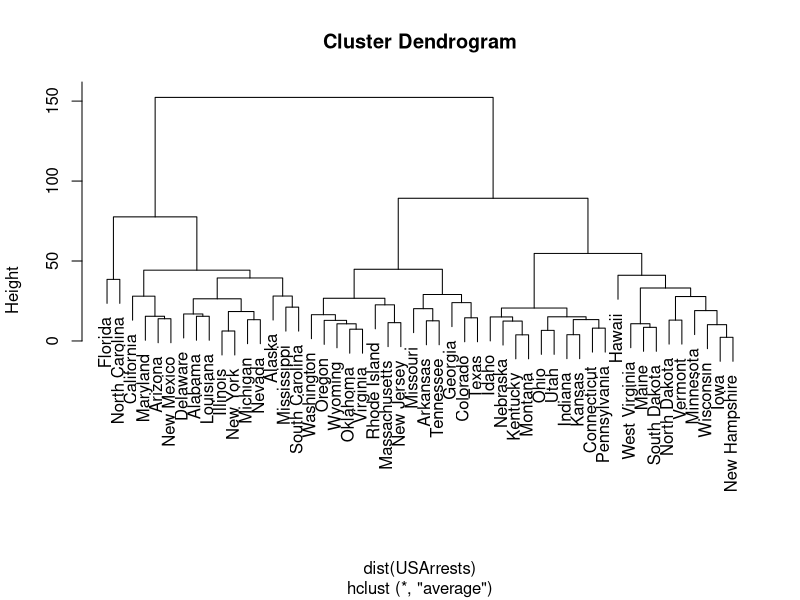
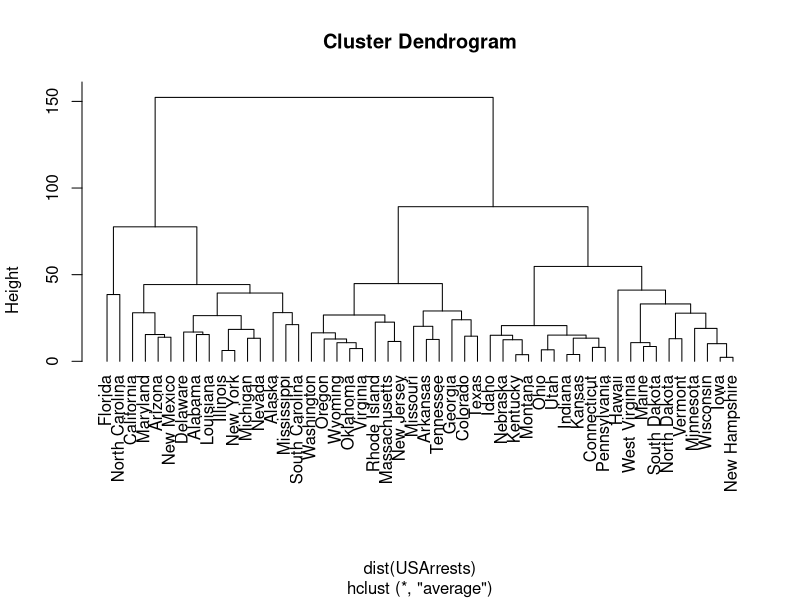
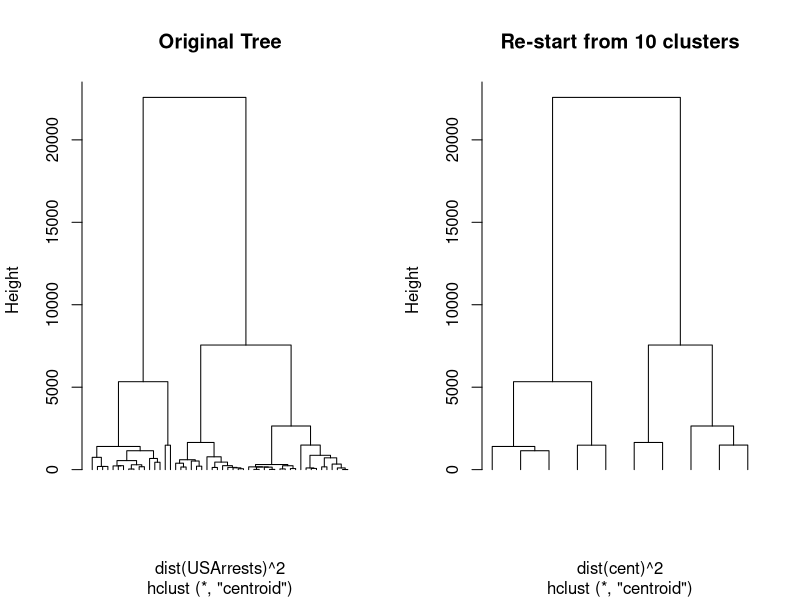

Write R code to recreate these figures, in order.
library(fastcluster)


### Name: hclust
### Title: Fast hierarchical, agglomerative clustering of dissimilarity
###   data
### Aliases: hclust
### Keywords: multivariate cluster

### ** Examples
# Taken and modified from stats::hclust
#
# hclust(...)        # new method
# stats::hclust(...) # old method

require(fastcluster)
require(graphics)

hc <- hclust(dist(USArrests), "ave")
plot(hc)
plot(hc, hang = -1)

## Do the same with centroid clustering and squared Euclidean distance,
## cut the tree into ten clusters and reconstruct the upper part of the
## tree from the cluster centers.
hc <- hclust(dist(USArrests)^2, "cen")
memb <- cutree(hc, k = 10)
cent <- NULL
for(k in 1:10){
  cent <- rbind(cent, colMeans(USArrests[memb == k, , drop = FALSE]))
}
hc1 <- hclust(dist(cent)^2, method = "cen", members = table(memb))
opar <- par(mfrow = c(1, 2))
plot(hc,  labels = FALSE, hang = -1, main = "Original Tree")
plot(hc1, labels = FALSE, hang = -1, main = "Re-start from 10 clusters")
par(opar)
